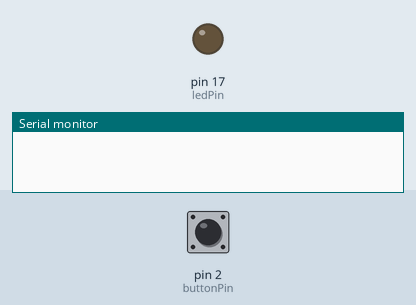
This sketch was run on a simulated Arduino Leonardo, built with avr-gcc and run on an emulated ATmega32U4. On the bench: output pins drawn as LEDs (lit = HIGH), the last lines printed to the serial monitor. The test bench sets the inputs (shaded band); at power-on: pin 2 (buttonPin) HIGH. USB keyboard and mouse output is not drawn.

Above: at 1.2 s.
1.3 s: pin 2 (buttonPin) pulled LOW for 0.15 s
At 1.47 s:
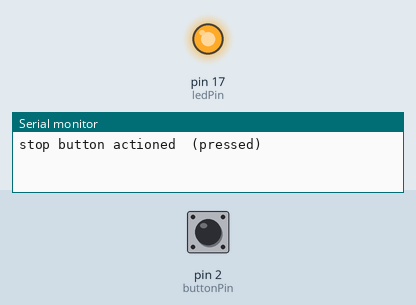
3.0 s: pin 2 (buttonPin) pulled LOW for 3.2 s
At 7.0 s:
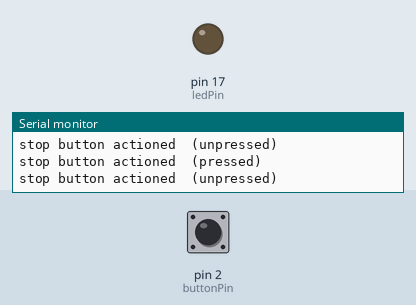
Timing chart, 0 to 8.5 s (numbered marks = the images above; inputs shaded):
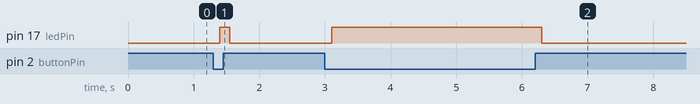

The sketch:

stopPause.ino
```cpp
// Spotify Conductor project - an Arduino project for an emergency stop button to control & pause media playback
#include "HID-Project.h"

//Set pins
const int ledPin = 17;
const int buttonPin = 2;

int buttonState = 0;

bool lastFrame = false;


void setup() {
  // initialize the LED pin as an output:
  pinMode(ledPin, OUTPUT);
  // initialize the button pin as an input:
  pinMode(buttonPin, INPUT);

  Serial.begin(9600);

  Consumer.begin();
}


void loop() {

  // read and check state of push button pin
  buttonState = digitalRead(buttonPin);
  if (buttonState == LOW && lastFrame == false) {
    //changed from unpressed to pressed
    delay(100);
    lastFrame=true;
    digitalWrite(ledPin, HIGH);
    Serial.println("stop button actioned  (pressed)");
    Consumer.write(MEDIA_PLAY_PAUSE);
  }

  if (buttonState == HIGH && lastFrame == true) {
    //changed from pressed to unpressed
    delay(100);
    lastFrame=false;
    digitalWrite(ledPin, LOW);     // turn LED off:
    Serial.println("stop button actioned  (unpressed)");
    Consumer.write(MEDIA_PLAY_PAUSE);
  }

}
```

Measured:
- after the input at 1.3 s, pin 17 (ledPin): LOW → HIGH after 0.10 s, → LOW 0.15 s later
- after the input at 3.0 s, pin 17 (ledPin): LOW → HIGH after 0.10 s, → LOW 3.2 s later
